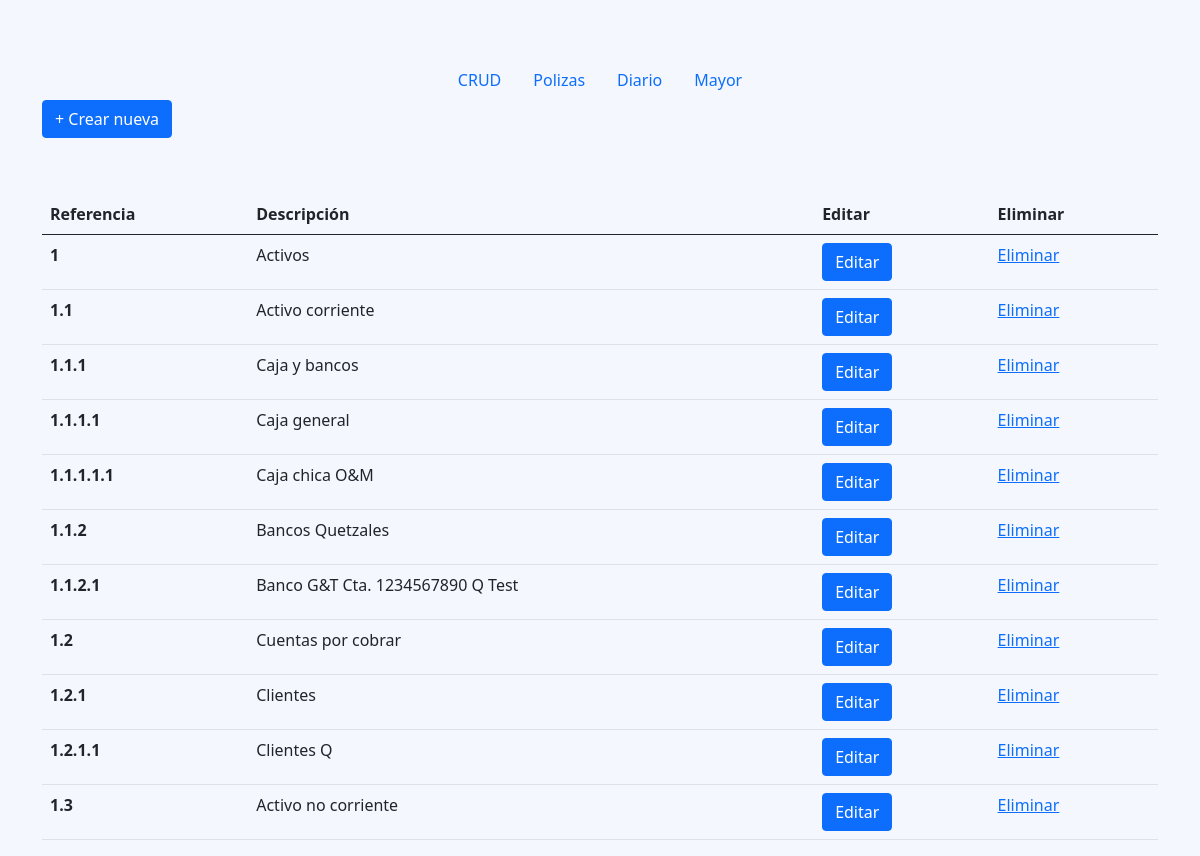
The page / on the database its author committed.
### tables this page shows
CREATE TABLE IF NOT EXISTS `cuentas` (
  `id` bigint(20) UNSIGNED NOT NULL AUTO_INCREMENT,
  `referencia` char(10) DEFAULT NULL,
  `descripcion` char(50) DEFAULT NULL,
  PRIMARY KEY (`id`),
  UNIQUE KEY `id` (`id`)
);

### php/conexionBD.php (called while the page is built, shortened)
<?php
    $currentTime = time();
    $hoursToSubtract = 6;
    $timeToSubtract = ($hoursToSubtract * 60 * 60);
    $timeInPast = $currentTime - $timeToSubtract;
    $hoy = date("Y-m", $timeInPast);
    $primerDia = date("Y-m-01", $timeInPast);
    $ultimoDia = date("Y-m-t", $timeInPast);
?>

### php/read.php (the view, shortened to what this page needs)
<?php
    include "conexionBD.php";
    $query = $mysqli->query("SELECT * FROM cuentas ORDER BY referencia ASC");
    if(($query->num_rows) > 0)
    {
        while ($fila = $query->fetch_assoc()) {
            $referencia = $fila['referencia'];
            $descripcion = $fila['descripcion'];
            $id = $fila['id'];
            echo
            "
            <tr>
                <th scope='row'>".$referencia."</th>
                <td>".$descripcion."</td>
                <td><button onclick='editar(this)' value='".$id."' type='button' class='btn btn-primary' data-toggle='modal' data-target='#updateModal'>Editar</button></td>
                <td><a href='php/delete.php?id=".$id."'>Eliminar</a></td>
            </tr>
            ";
        }
    }
?>

### index.php (shortened to what this page needs)
<!DOCTYPE html>
<html lang="en">
<head>
    <link href="https://cdn.jsdelivr.net/npm/bootstrap@5.0.0-beta3/dist/css/bootstrap.min.css" rel="stylesheet">
    <link href="css/style.css" rel="stylesheet">
    <?php include "php/conexionBD.php"; echo $password; ?>
</head>
<body>
    <div class="container cuadro">
        <ul class="nav justify-content-center">
            <li class="nav-item">
              <a class="nav-link active" aria-current="page" href="index.php">CRUD</a>
            </li>
            <li class="nav-item">
              <a class="nav-link" href="polizas.php">Polizas</a>
            </li>
            <li class="nav-item">
              <a class="nav-link" href="diario.php?m=<?php echo $hoy; ?>">Diario</a>
            </li>
            <li class="nav-item">
              <a class="nav-link" href="mayor.php?p=<?php echo $primerDia; ?>&u=<?php echo $ultimoDia; ?>">Mayor</a>
            </li>
        </ul>
        <button type="button" class="btn btn-primary" data-toggle="modal" data-target="#createModal">+ Crear nueva</button>
        <table class="table tabla">
          <thead>
            <tr>
              <th scope="col">Referencia</th>
              <th scope="col">Descripción</th>
              <th scope="col">Editar</th>
              <th scope="col">Eliminar</th>
            </tr>
          </thead>
          <tbody>
            <?php
              include "php/read.php";
            ?>
          </tbody>
        </table>
    </div>
</body>
</html>

### css/style.css (style rules this page uses)
body { background-color: #F4F7FD; }
.formulario, .add, .tabla, .cuadro, .guardar, .mes, .fechas { margin-top: 5%; }

### rows shown on the page
cuentas: referencia "1", descripcion "Activos", $id 11 (drawn)
cuentas: referencia "1.1", descripcion "Activo corriente", $id 2 (drawn)
cuentas: referencia "1.1.1", descripcion "Caja y bancos", $id 3 (drawn)
cuentas: referencia "1.1.1.1", descripcion "Caja general", $id 4 (drawn)
cuentas: referencia "1.1.1.1.1", descripcion "Caja chica O&M", $id 5 (drawn)
cuentas: referencia "1.1.2", descripcion "Bancos Quetzales", $id 6 (drawn)
cuentas: referencia "1.1.2.1", descripcion "Banco G&T Cta. 1234567890 Q Test", $id 7 (drawn)
cuentas: referencia "1.2", descripcion "Cuentas por cobrar", $id 8 (drawn)
cuentas: referencia "1.2.1", descripcion "Clientes", $id 9 (drawn)
cuentas: referencia "1.2.1.1", descripcion "Clientes Q", $id 10 (drawn)
cuentas: referencia "1.3", descripcion "Activo no corriente", $id 12 (drawn)
